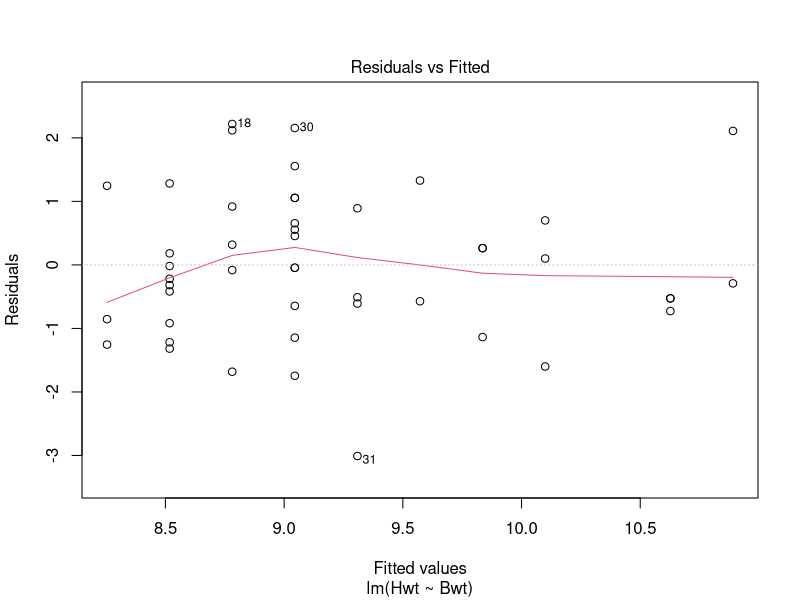
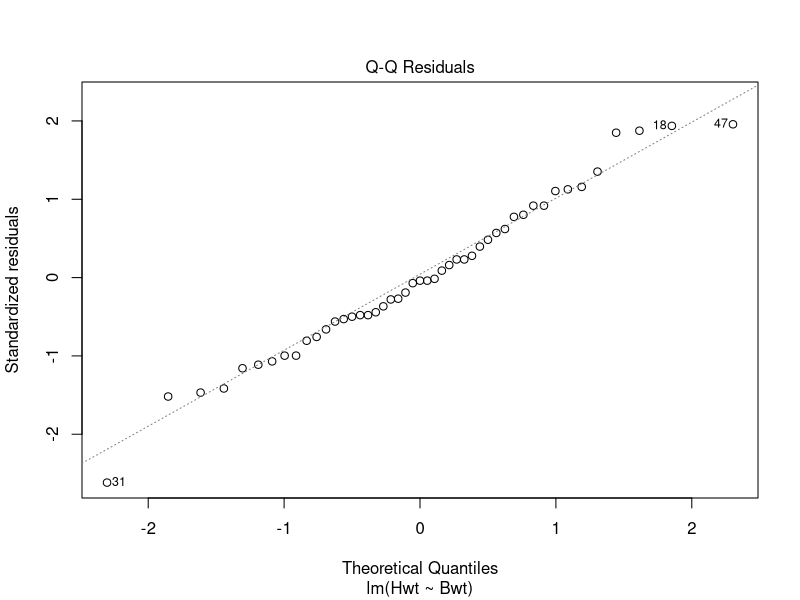
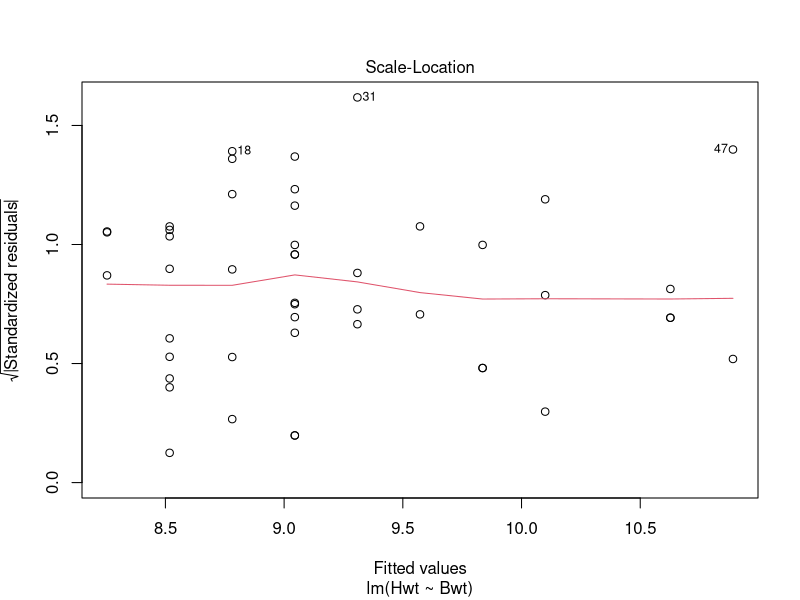
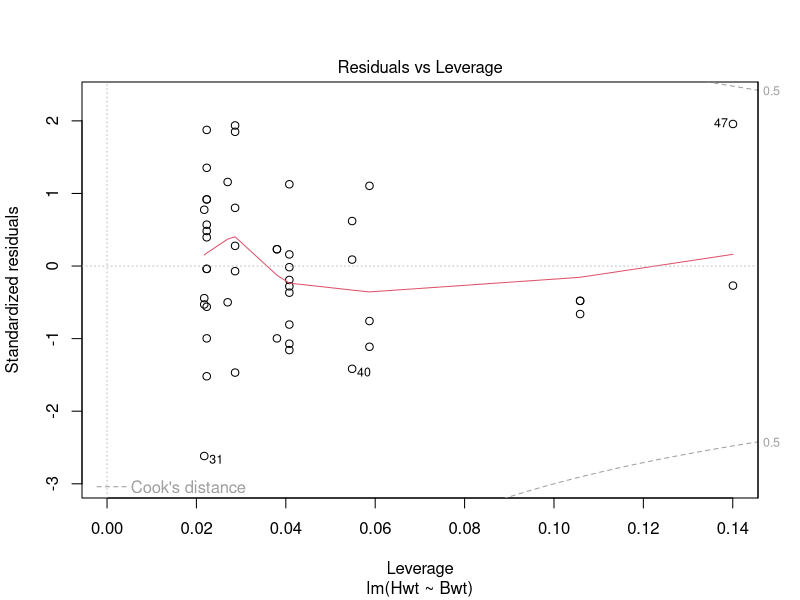

R code for these plots, in order:
# Linear Models
library("MASS"); data(cats)

# linear model can be fitted using the function lm
catsF <- lm(Hwt ~ Bwt, data = cats, sub = Sex == "F") # nolint

catsM <- update(catsF, subset = Sex == "M") # nolint

## subtract the detail info
print(catsF); summary(catsF); plot(catsF)
predict(catsF, new = list(Bwt = 3), se.fit = TRUE)
coef(catsF); catsF$coef; deviance(catsF)
fitted(catsF); catsF$fit; resid(catsF); catsF$resid
catsF.diag <- lm.influence(catsF)
catsF.diag$coef; catsF.diag$hat; catsF.diag$sigma


# Model Formulas
## Models can be updated and extra sum of squares obtained
cats0 <- lm(log(Hwt / Bwt)~1, data = cats)
cats1 <- update(cats0, .~. + Sex)
### Sex * log(Bwt) indicates their interaction
cats2 <- update(cats1, .~. + Sex * log(Bwt))
### RSS is type I SS
anova(cats0, cats1, cats2)
### show the familiar outputs
anova(cats2)
### show the outputs if we drop any one of variables (but if we have interactions, we are suggested to drop only interactions)
drop1(cats2)